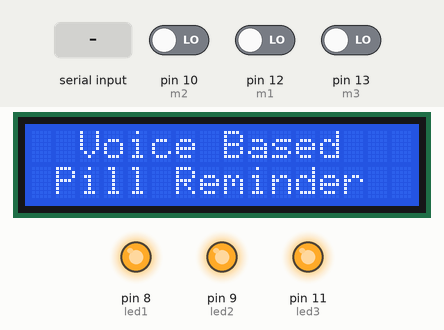
Recording of a sketch running on a simulated Arduino Uno, built with avr-gcc and run on an emulated ATmega328P. Shown: 16×2 character LCD, output pins drawn as LEDs (lit = HIGH). The test bench sets the inputs (shaded band); at power-on: pin 13 (m3) LOW, pin 10 (m2) LOW, pin 12 (m1) LOW. What the sketch prints to the serial monitor is not drawn.

Above: at 1.2 s.
1.3 s: "morning medicine" received over Serial
At 2.9 s:
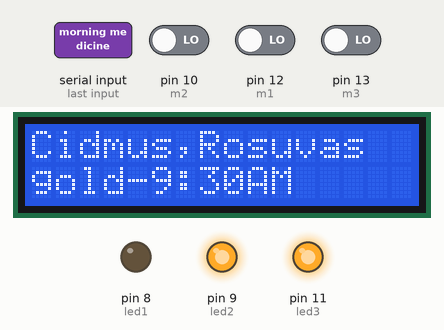
3.7 s: "afternoon medicine" received over Serial
At 6.0 s:
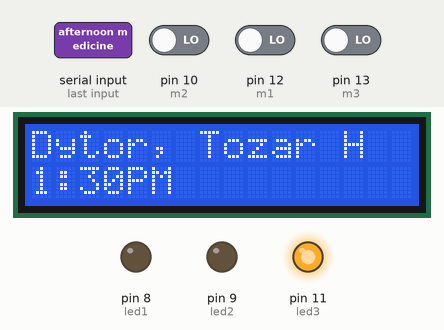
6.9 s: pin 13 (m3) driven HIGH
At 9.7 s:
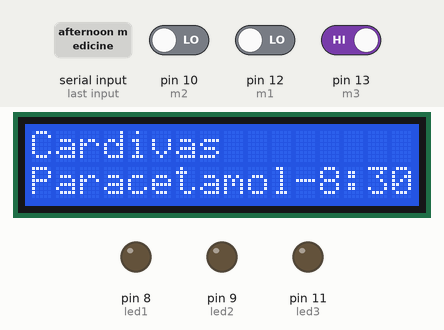
14.0 s: pin 10 (m2) driven HIGH
At 17.2 s:
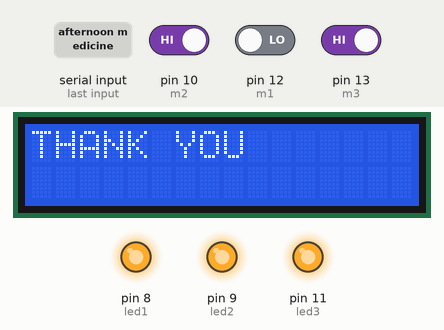
Timing chart, 0 to 18.9 s (numbered marks = the images above; inputs shaded):
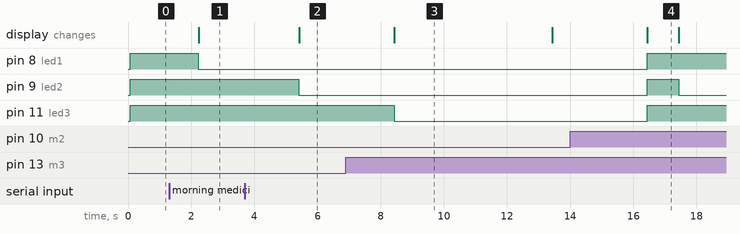

Measured:
- after the input at 1.3 s, pin 8 (led1): HIGH → LOW after 0.93 s; the display: changes after 0.93 s (image 1)
- after the input at 3.7 s, pin 9 (led2): HIGH → LOW after 1.7 s; the display: changes after 1.7 s (image 2)
- after the input at 6.9 s, pin 11 (led3): HIGH → LOW after 1.5 s; the display: changes after 1.5 s (image 3)
- after the input at 14.0 s, pin 11 (led3): goes on until 16.4 s, then stays HIGH
- what the display in image 3 shows lasts 5.0 s, from 8.4 s to 13.4 s
- what the display in image 4 shows lasts 1.0 s, from 16.4 s to 17.4 s

The sketch:

ard_f_time.ino
```cpp
#include <LiquidCrystal.h>
const int rs = 2, en = 3, d4 = 4, d5 = 5, d6 = 6, d7 = 7;
LiquidCrystal lcd(rs, en, d4, d5, d6, d7);
//#include <Servo.h>
//Servo dropServo;
String voice;
int led1 = 8;//Connect LED 1 To Pin #2
int led2 = 9;
int led3 = 11;
int m1=12;
int m2=10;
int m3=13;
void setup()
{
  pinMode(m1,INPUT);
  pinMode(m2,INPUT);
  pinMode(m3,INPUT);
  Serial.begin(9600);
  lcd.begin(16, 2);
//  dropServo.attach(10);
//  dropServo.write(30);
  lcd.print("  Voice Based");
  lcd.setCursor(0, 1);
  lcd.print(" Pill Reminder");
  pinMode(led1, OUTPUT);
  pinMode(led2, OUTPUT);
  pinMode(led3, OUTPUT);
  digitalWrite(led1, HIGH);
  digitalWrite(led2, HIGH);
  digitalWrite(led3, HIGH);


}
//-----------------------------------------------------------------------//
void loop() {
   while (Serial.available()){  //Check if there is an available byte to read
  delay(10); //Delay added to make thing stable
  char c = Serial.read(); //Conduct a serial read
  if (c == '#') {break;} //Exit the loop when the # is detected after the word
  voice += c; //Shorthand for voice = voice + c
  }
   if (voice.length() > 0) {
    Serial.println(voice);


  //----------Turn On One-By-One----------//
  if(voice == "morning medicine")
  {
    digitalWrite(led1,LOW);
    lcd.clear();
//    dropServo.write(50);
    lcd.print("Cidmus,Rosuvas");
    lcd.setCursor(0, 1);
    lcd.print("gold-9:30AM");
    delay(2000);

  }

  //----------Turn Off One-By-One----------//
  else if(voice == "afternoon medicine")
  {
    digitalWrite(led2, LOW);
    lcd.clear();
//    dropServo.write(50);
    lcd.print("Dytor, Tozar H");
    lcd.setCursor(0, 1);
    lcd.print("1:30PM");
    delay(2000);
    }

    else if(voice == "night medicine")
  {
    lcd.clear();
    lcd.print("Cardivas");
    lcd.setCursor(0, 1);
//    dropServo.write(50);
    lcd.print("Paracetamol-8:30PM");
    digitalWrite(led3, LOW);
    delay(2000);
    }
    else if(voice == "okay")
    {
    lcd.clear();
    lcd.print("THANK YOU");
     digitalWrite(led1, HIGH);
     digitalWrite(led2, HIGH);
     digitalWrite(led3, HIGH);
    }

//-----------------------------------------------------------------------//
voice="";}
  int medicine1=digitalRead(m1);
   int medicine2=digitalRead(m2);
    int medicine3=digitalRead(m3);
  Serial.println(medicine1);
  delay(1000);
  if(medicine1 == 1)
  {
    digitalWrite(led1,LOW);
    lcd.clear();
//    dropServo.write(50);
    lcd.print("Cidmus,Rosuvas");
    lcd.setCursor(0, 1);
    lcd.print("gold-9:30AM");
    delay(5000);
    digitalWrite(led1,LOW);
    lcd.clear();
//    dropServo.write(50);
    lcd.print("Cidmus,Rosuvas");
    lcd.setCursor(0, 1);
    lcd.print("gold-9:30AM");
    delay(3000);
    lcd.clear();
    lcd.print("THANK YOU");
     digitalWrite(led1, HIGH);
     digitalWrite(led2, HIGH);
     digitalWrite(led3, HIGH);

  }

  //----------Turn Off One-By-One----------//
  else if(medicine2 == 1)
  {
    digitalWrite(led2, LOW);
    lcd.clear();
//    dropServo.write(50);
    lcd.print("Dytor, Tozar H");
    lcd.setCursor(0, 1);
    lcd.print("1:30PM");
    delay(5000);
    digitalWrite(led2, LOW);
    lcd.clear();
//    dropServo.write(50);
    lcd.print("Dytor, Tozar H");
    lcd.setCursor(0, 1);
    lcd.print("1:30PM");
    delay(3000);
    lcd.clear();
    lcd.print("THANK YOU");
     digitalWrite(led1, HIGH);
     digitalWrite(led2, HIGH);
     digitalWrite(led3, HIGH);


    }

    else if(medicine3 == 1)
  {
    lcd.clear();
    lcd.print("Cardivas");
    lcd.setCursor(0, 1);
//    dropServo.write(50);
    lcd.print("Paracetamol-8:30PM");
    digitalWrite(led3, LOW);
    delay(5000);
    lcd.clear();
    lcd.print("Cardivas");
    lcd.setCursor(0, 1);
//    dropServo.write(50);
    lcd.print("Paracetamol-8:30PM");
    digitalWrite(led3, LOW);
    lcd.clear();
    delay(3000);
    lcd.print("THANK YOU");
     digitalWrite(led1, HIGH);
     digitalWrite(led2, HIGH);
     digitalWrite(led3, HIGH);
    }
    else if(voice == "okay")
    {
    lcd.clear();
    lcd.print("THANK YOU");
     digitalWrite(led1, HIGH);
     digitalWrite(led2, HIGH);
     digitalWrite(led3, HIGH);
    }

//-----------------------------------------------------------------------//
voice="";} //Reset the variable after initiating
```
